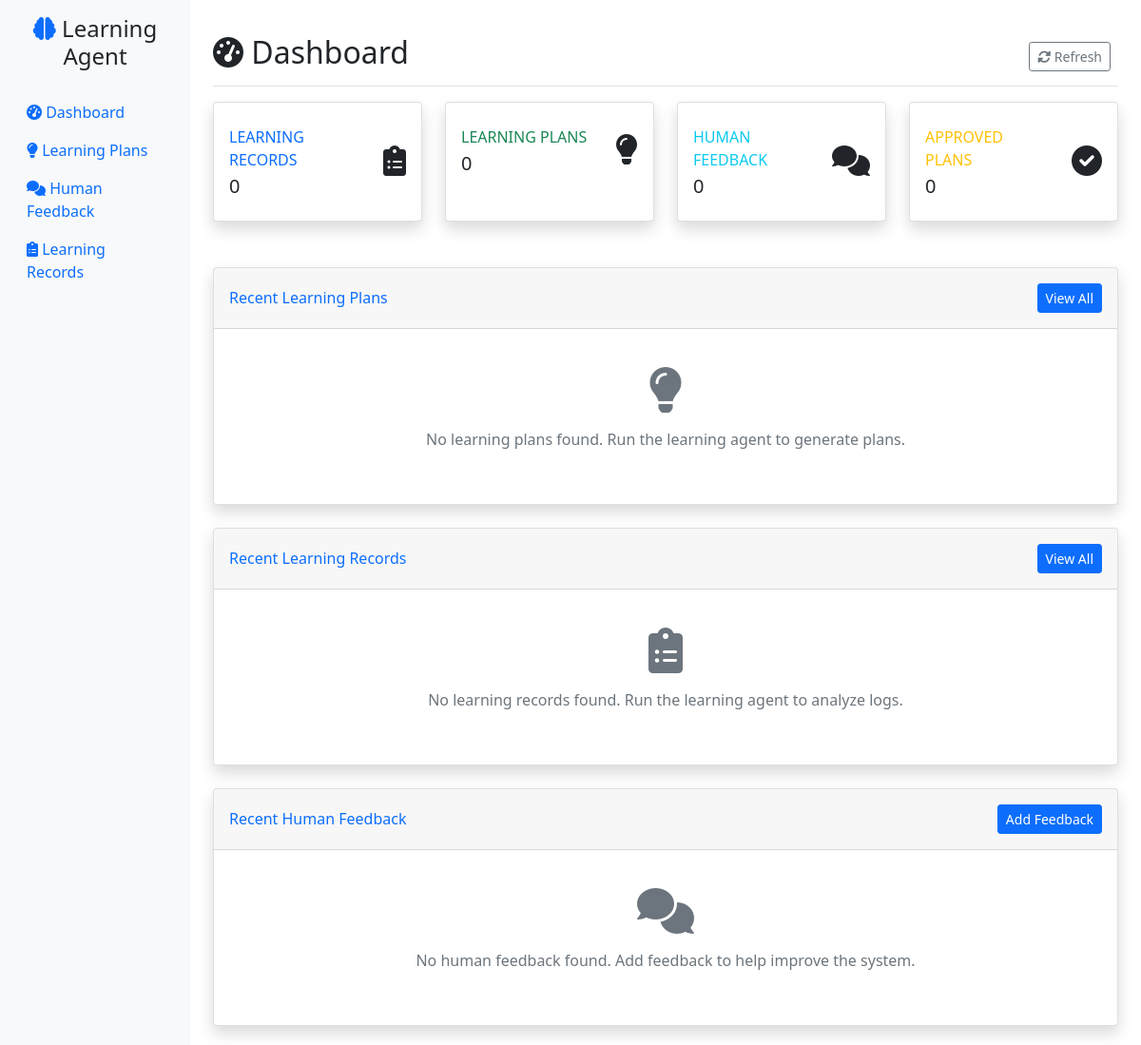
Before: / with the older database file.
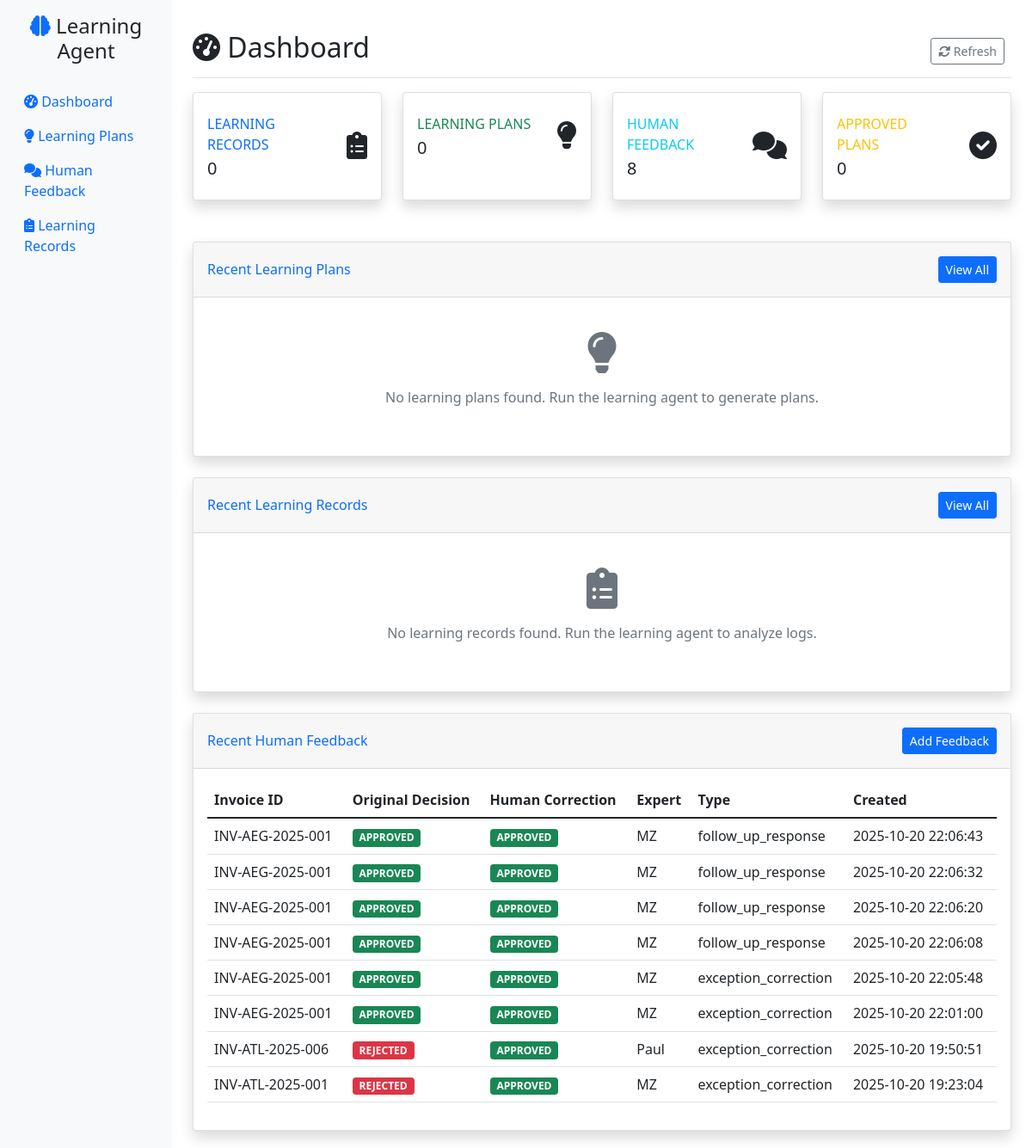
After: the same page with the newer database file.
### tables this page shows
CREATE TABLE human_feedback (
                id INTEGER PRIMARY KEY AUTOINCREMENT,
                feedback_id TEXT UNIQUE NOT NULL,
                feedback_type TEXT NOT NULL,
                content TEXT NOT NULL,
                priority TEXT DEFAULT 'MEDIUM',
                status TEXT DEFAULT 'PENDING',
                created_at TIMESTAMP DEFAULT CURRENT_TIMESTAMP,
                expert_name TEXT,
                tags TEXT
            , invoice_id VARCHAR(100), original_agent_decision VARCHAR(50), human_correction VARCHAR(50), routing_queue VARCHAR(100), feedback_text TEXT, supporting_evidence JSON, learning_record_id INTEGER, conversation_id VARCHAR(100), is_initial_feedback BOOLEAN DEFAULT TRUE, parent_feedback_id INTEGER, llm_questions TEXT, human_responses TEXT, feedback_summary TEXT, conversation_status VARCHAR(20) DEFAULT 'active', quality_score REAL DEFAULT 0.0);

### web_gui/app.py (the view)
@app.route('/')
def dashboard():
    stats = db.get_database_stats()
    recent_plans = db.get_learning_plans()[:10]  # Last 10 plans
    recent_records = db.get_learning_records()[:10]  # Last 10 records
    recent_feedback = db.get_human_feedback()[:10]  # Last 10 feedback items
    return render_template('dashboard.html',
                         stats=stats,
                         recent_plans=recent_plans,
                         recent_records=recent_records,
                         recent_feedback=recent_feedback)

### web_gui/templates/dashboard.html (shortened to what this page needs)
{% extends "base.html" %}
{% block content %}
<div class="d-flex justify-content-between flex-wrap flex-md-nowrap align-items-center pt-3 pb-2 mb-3 border-bottom">
    <h1 class="h2"><i class="fas fa-tachometer-alt"></i> Dashboard</h1>
    <div class="btn-toolbar mb-2 mb-md-0">
        <div class="btn-group me-2">
            <button type="button" class="btn btn-sm btn-outline-secondary" onclick="location.reload()">
                <i class="fas fa-sync-alt"></i> Refresh
            </button>
        </div>
    </div>
</div>
<div class="row mb-4">
    <div class="col-xl-3 col-md-6 mb-4">
        <div class="card stat-card border-left-primary shadow h-100 py-2">
            <div class="card-body">
                <div class="row no-gutters align-items-center">
                    <div class="col mr-2">
                        <div class="text-xs font-weight-bold text-primary text-uppercase mb-1">
                            Learning Records
                        </div>
                        <div class="h5 mb-0 font-weight-bold text-gray-800">{{ stats.learning_records }}</div>
                    </div>
                    <div class="col-auto">
                        <i class="fas fa-clipboard-list fa-2x text-gray-300"></i>
                    </div>
                </div>
            </div>
        </div>
    </div>
    <div class="col-xl-3 col-md-6 mb-4">
        <div class="card stat-card border-left-success shadow h-100 py-2">
            <div class="card-body">
                <div class="row no-gutters align-items-center">
                    <div class="col mr-2">
                        <div class="text-xs font-weight-bold text-success text-uppercase mb-1">
                            Learning Plans
                        </div>
                        <div class="h5 mb-0 font-weight-bold text-gray-800">{{ stats.learning_plans }}</div>
                    </div>
                    <div class="col-auto">
                        <i class="fas fa-lightbulb fa-2x text-gray-300"></i>
                    </div>
                </div>
            </div>
        </div>
    </div>
    <div class="col-xl-3 col-md-6 mb-4">
        <div class="card stat-card border-left-info shadow h-100 py-2">
            <div class="card-body">
                <div class="row no-gutters align-items-center">
                    <div class="col mr-2">
                        <div class="text-xs font-weight-bold text-info text-uppercase mb-1">
                            Human Feedback
                        </div>
                        <div class="h5 mb-0 font-weight-bold text-gray-800">{{ stats.human_feedback }}</div>
                    </div>
                    <div class="col-auto">
                        <i class="fas fa-comments fa-2x text-gray-300"></i>
                    </div>
                </div>
            </div>
        </div>
    </div>
    <div class="col-xl-3 col-md-6 mb-4">
        <div class="card stat-card border-left-warning shadow h-100 py-2">
            <div class="card-body">
                <div class="row no-gutters align-items-center">
                    <div class="col mr-2">
                        <div class="text-xs font-weight-bold text-warning text-uppercase mb-1">
                            Approved Plans
                        </div>
                        <div class="h5 mb-0 font-weight-bold text-gray-800">{{ stats.approved_plans }}</div>
                    </div>
                    <div class="col-auto">
                        <i class="fas fa-check-circle fa-2x text-gray-300"></i>
                    </div>
                </div>
            </div>
        </div>
    </div>
</div>
<div class="row mb-4">
    <div class="col-12">
        <div class="card shadow">
            <div class="card-header py-3 d-flex flex-row align-items-center justify-content-between">
                <h6 class="m-0 font-weight-bold text-primary">Recent Learning Plans</h6>
                <a href="{{ url_for('learning_plans') }}" class="btn btn-sm btn-primary">View All</a>
            </div>
            <div class="card-body">
                {% if recent_plans %}
                    {% for plan in recent_plans %}
                    <div class="card learning-plan-card {{ plan.priority }}-priority mb-3">
                        <div class="card-body">
                            <div class="row">
                                <div class="col-md-8">
                                    <h6 class="card-title">{{ plan.title }}</h6>
                                    <p class="card-text text-muted">{{ plan.description[:200] }}{% if plan.description|length > 200 %}...{% endif %}</p>
                                    <small class="text-muted">
                                        <i class="fas fa-tag"></i> {{ plan.plan_type }} |
                                        <i class="fas fa-flag"></i> {{ plan.priority }} |
                                        <i class="fas fa-clock"></i> {{ plan.created_at|datetime_format }}
                                    </small>
                                </div>
                                <div class="col-md-4 text-end">
                                    <span class="badge bg-{{ 'success' if plan.status == 'approved' else 'warning' if plan.status == 'draft' else 'danger' if plan.status == 'rejected' else 'secondary' }}">
                                        {{ plan.status }}
                                    </span>
                                    <br>
                                    <a href="{{ url_for('learning_plan_detail', plan_id=plan.id) }}" class="btn btn-sm btn-outline-primary mt-2">
                                        <i class="fas fa-eye"></i> View Details
                                    </a>
                                </div>
                            </div>
                        </div>
                    </div>
                    {% endfor %}
                {% else %}
                    <div class="text-center text-muted py-4">
                        <i class="fas fa-lightbulb fa-3x mb-3"></i>
                        <p>No learning plans found. Run the learning agent to generate plans.</p>
                    </div>
                {% endif %}
            </div>
        </div>
    </div>
</div>
<div class="row mb-4">
    <div class="col-12">
        <div class="card shadow">
            <div class="card-header py-3 d-flex flex-row align-items-center justify-content-between">
                <h6 class="m-0 font-weight-bold text-primary">Recent Learning Records</h6>
                <a href="{{ url_for('learning_records') }}" class="btn btn-sm btn-primary">View All</a>
            </div>
            <div class="card-body">
                {% if recent_records %}
                    <div class="table-responsive">
                        <table class="table table-hover">
                            <thead>
                                <tr>
                                    <th>Source</th>
                                    <th>Learning Opportunity</th>
                                    <th>Confidence</th>
                                    <th>Status</th>
                                    <th>Created</th>
                                </tr>
                            </thead>
                            <tbody>
                                {% for record in recent_records %}
                                <tr>
                                    <td>
                                        <span class="badge bg-info">{{ record.source_type }}</span>
                                        <br>
                                        <small class="text-muted">{{ record.source_file }}</small>
                                    </td>
                                    <td>{{ record.learning_opportunity[:100] }}{% if record.learning_opportunity|length > 100 %}...{% endif %}</td>
                                    <td>
                                        <div class="progress" style="height: 20px;">
                                            <div class="progress-bar" role="progressbar" style="width: {{ record.confidence_score * 100 }}%">
                                                {{ (record.confidence_score * 100)|round(1) }}%
                                            </div>
                                        </div>
                                    </td>
                                    <td>
                                        <span class="badge bg-{{ 'success' if record.status == 'analyzed' else 'warning' if record.status == 'pending' else 'secondary' }}">
                                            {{ record.status }}
                                        </span>
                                    </td>
                                    <td>{{ record.created_at|datetime_format }}</td>
                                </tr>
                                {% endfor %}
                            </tbody>
                        </table>
                    </div>
                {% else %}
                    <div class="text-center text-muted py-4">
                        <i class="fas fa-clipboard-list fa-3x mb-3"></i>
                        <p>No learning records found. Run the learning agent to analyze logs.</p>
                    </div>
                {% endif %}
            </div>
        </div>
    </div>
</div>
<div class="row">
    <div class="col-12">
        <div class="card shadow">
            <div class="card-header py-3 d-flex flex-row align-items-center justify-content-between">
                <h6 class="m-0 font-weight-bold text-primary">Recent Human Feedback</h6>
                <a href="{{ url_for('feedback') }}" class="btn btn-sm btn-primary">Add Feedback</a>
            </div>
            <div class="card-body">
                {% if recent_feedback %}
                    <div class="table-responsive">
                        <table class="table table-hover">
                            <thead>
                                <tr>
                                    <th>Invoice ID</th>
                                    <th>Original Decision</th>
                                    <th>Human Correction</th>
                                    <th>Expert</th>
                                    <th>Type</th>
                                    <th>Created</th>
                                </tr>
                            </thead>
                            <tbody>
                                {% for feedback in recent_feedback %}
                                <tr>
                                    <td>{{ feedback.invoice_id }}</td>
                                    <td>
                                        <span class="badge bg-{{ 'danger' if feedback.original_agent_decision == 'REJECTED' else 'success' if feedback.original_agent_decision == 'APPROVED' else 'warning' }}">
                                            {{ feedback.original_agent_decision }}
                                        </span>
                                    </td>
                                    <td>
                                        <span class="badge bg-{{ 'success' if feedback.human_correction == 'APPROVED' else 'danger' if feedback.human_correction == 'REJECTED' else 'warning' }}">
                                            {{ feedback.human_correction }}
                                        </span>
                                    </td>
                                    <td>{{ feedback.expert_name or 'Unknown' }}</td>
                                    <td>{{ feedback.feedback_type or 'N/A' }}</td>
                                    <td>{{ feedback.created_at|datetime_format }}</td>
                                </tr>
                                {% endfor %}
                            </tbody>
                        </table>
                    </div>
                {% else %}
                    <div class="text-center text-muted py-4">
                        <i class="fas fa-comments fa-3x mb-3"></i>
                        <p>No human feedback found. Add feedback to help improve the system.</p>
                    </div>
                {% endif %}
            </div>
        </div>
    </div>
</div>
{% endblock %}

### web_gui/templates/base.html (shortened to what this page needs)
<!DOCTYPE html>
<html lang="en">
<head>
    <link href="https://cdn.jsdelivr.net/npm/bootstrap@5.1.3/dist/css/bootstrap.min.css" rel="stylesheet">
    <link href="https://cdnjs.cloudflare.com/ajax/libs/font-awesome/6.0.0/css/all.min.css" rel="stylesheet">
</head>
<body>
    <div class="container-fluid">
        <div class="row">
            <nav class="col-md-3 col-lg-2 d-md-block sidebar collapse">
                <div class="position-sticky pt-3">
                    <div class="text-center mb-4">
                        <h4><i class="fas fa-brain text-primary"></i> Learning Agent</h4>
                    </div>
                    <ul class="nav flex-column">
                        <li class="nav-item">
                            <a class="nav-link {% if request.endpoint == 'dashboard' %}active{% endif %}" href="{{ url_for('dashboard') }}">
                                <i class="fas fa-tachometer-alt"></i> Dashboard
                            </a>
                        </li>
                        <li class="nav-item">
                            <a class="nav-link {% if request.endpoint == 'learning_plans' %}active{% endif %}" href="{{ url_for('learning_plans') }}">
                                <i class="fas fa-lightbulb"></i> Learning Plans
                            </a>
                        </li>
                        <li class="nav-item">
                            <a class="nav-link {% if request.endpoint == 'feedback' %}active{% endif %}" href="{{ url_for('feedback') }}">
                                <i class="fas fa-comments"></i> Human Feedback
                            </a>
                        </li>
                        <li class="nav-item">
                            <a class="nav-link {% if request.endpoint == 'learning_records' %}active{% endif %}" href="{{ url_for('learning_records') }}">
                                <i class="fas fa-clipboard-list"></i> Learning Records
                            </a>
                        </li>
                    </ul>
                </div>
            </nav>
            <main class="col-md-9 ms-sm-auto col-lg-10 px-md-4 main-content">
                {% block content %}{% endblock %}
            </main>
        </div>
    </div>
</body>
</html>

Changed rows visible on the page:
added human_feedback: invoice_id "INV-AEG-2025-001", original_agent_decision "APPROVED", human_correction "APPROVED", expert_name "MZ", feedback_type "follow_up_response", created_at "2025-10-20 22:06:43"
added human_feedback: invoice_id "INV-AEG-2025-001", original_agent_decision "APPROVED", human_correction "APPROVED", expert_name "MZ", feedback_type "follow_up_response", created_at "2025-10-20 22:06:32"
added human_feedback: invoice_id "INV-AEG-2025-001", original_agent_decision "APPROVED", human_correction "APPROVED", expert_name "MZ", feedback_type "follow_up_response", created_at "2025-10-20 22:06:20"
added human_feedback: invoice_id "INV-AEG-2025-001", original_agent_decision "APPROVED", human_correction "APPROVED", expert_name "MZ", feedback_type "follow_up_response", created_at "2025-10-20 22:06:08"
added human_feedback: invoice_id "INV-AEG-2025-001", original_agent_decision "APPROVED", human_correction "APPROVED", expert_name "MZ", feedback_type "exception_correction", created_at "2025-10-20 22:05:48"
added human_feedback: invoice_id "INV-AEG-2025-001", original_agent_decision "APPROVED", human_correction "APPROVED", expert_name "MZ", feedback_type "exception_correction", created_at "2025-10-20 22:01:00"
added human_feedback: invoice_id "INV-ATL-2025-006", original_agent_decision "REJECTED", human_correction "APPROVED", expert_name "Paul", feedback_type "exception_correction", created_at "2025-10-20 19:50:51"
added human_feedback: invoice_id "INV-ATL-2025-001", original_agent_decision "REJECTED", human_correction "APPROVED", expert_name "MZ", feedback_type "exception_correction", created_at "2025-10-20 19:23:04"
Other visible differences:
{{ stats.human_feedback }}: "0" → "8"
text no longer shown: "No human feedback found. Add feedback to help improve the system."
text now shown: "Invoice ID Original Decision Human Correction Expert Type Created"
